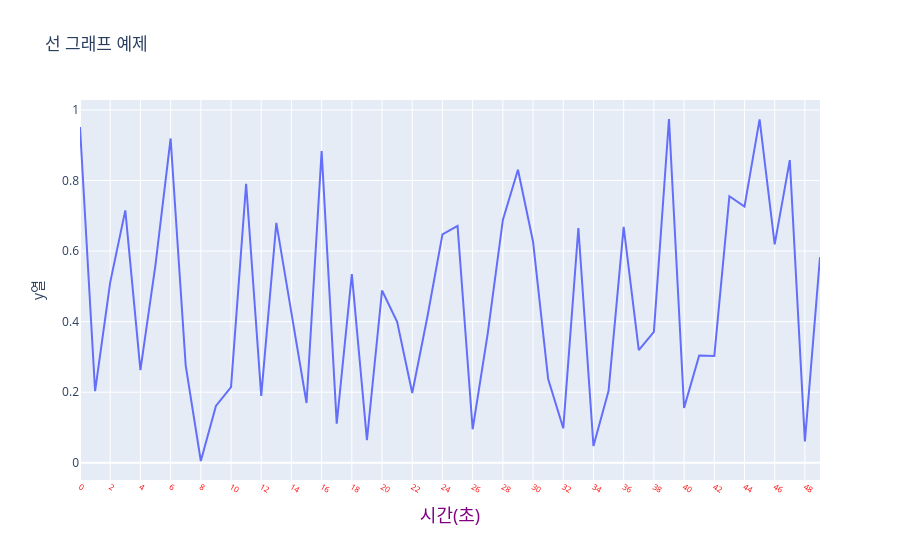

Here is the notebook cell this chart was saved with:
### Markdown cell above
#### 산점도 그래프 활용 방법 
1) 관계분석 : 서로 다른 변수 사이에 상관관계가 존재하는지 파악하고 싶을 때 
2) 패턴 및 경향성 파악 : 특정 데이터들이 어떤 패턴이나 경향성을 보이는지 확인하고자 할 때 
3) 이상치(outlier) 탐지 : 전체 데이터에서 특정 데이터가 다른 값들과 동떨어진 좌표값 = 이상치를 가지고 있을 때, 식별 
4) 탐색적 데이터 분석 초반 단계 : 전체 총 데이터안에 있는 feature 들 간 상관관계 = 상호작용 여부를 판단하고자 할 때

### Code cell
# 

df = pd.DataFrame({
    "x열" :np.arange(50),
    "y열" :np.random.rand(50),
})

fig = px.line(
    df,
    x= "x열",
    y = "y열",
    title = "선 그래프 예제"
)

fig.update_xaxes(
    title="시간(초)",
    # title_font={
    #     "size":18,
    #     "color":"purple"
    # }
    title_font=dict(size=18,color="purple"),
    tickangle = 30,
    dtick = 2,
    # tickfont={
    #     "size":12
    # }
    tickfont=dict(size=8,color="red")
)

fig.show()

### Figure 1 — Plotly figure (JSON) as saved in the notebook; plotly's stock layout.template omitted (floating-point values rounded to 4 significant figures)
{"data": [{"hovertemplate": "x열=%{x}<br>y열=%{y}<extra></extra>", "legendgroup": "", "line": {"color": "#636efa", "dash": "solid"}, "marker": {"symbol": "circle"}, "mode": "lines", "name": "", "orientation": "v", "showlegend": false, "type": "scatter", "x": [0, 1, 2, 3, 4, 5, 6, 7, 8, 9, 10, 11, 12, 13, 14, 15, 16, 17, 18, 19, 20, 21, 22, 23, 24, 25, 26, 27, 28, 29, 30, 31, 32, 33, 34, 35, 36, 37, 38, 39, 40, 41, 42, 43, 44, 45, 46, 47, 48, 49], "xaxis": "x", "y": [0.9518, 0.2028, 0.5112, 0.7154, 0.2628, 0.5616, 0.9191, 0.2756, 0.004991, 0.1611, 0.2147, 0.7907, 0.1897, 0.6799, 0.4247, 0.1694, 0.8836, 0.111, 0.5345, 0.06424, 0.4882, 0.3993, 0.1975, 0.4131, 0.6474, 0.6711, 0.09507, 0.367, 0.6881, 0.8303, 0.6266, 0.2376, 0.09768, 0.6653, 0.04735, 0.2037, 0.6688, 0.3193, 0.3713, 0.9743, 0.1555, 0.3038, 0.3025, 0.7554, 0.7262, 0.9734, 0.619, 0.8579, 0.06021, 0.5828], "yaxis": "y"}], "layout": {"legend": {"tracegroupgap": 0}, "title": {"text": "선 그래프 예제"}, "xaxis": {"anchor": "y", "domain": [0, 1], "dtick": 2, "tickangle": 30, "tickfont": {"color": "red", "size": 8}, "title": {"font": {"color": "purple", "size": 18}, "text": "시간(초)"}}, "yaxis": {"anchor": "x", "domain": [0, 1], "title": {"text": "y열"}}}}
